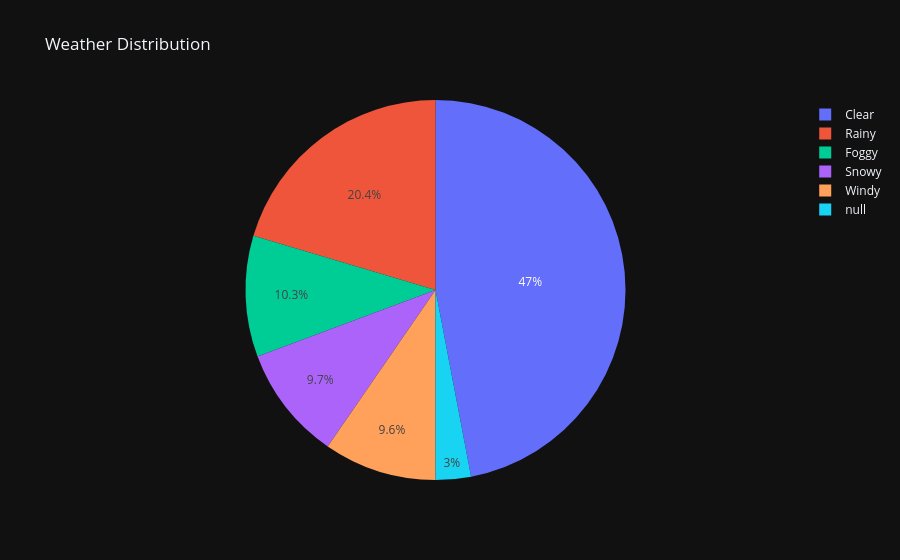

Notebook code cell kept with this figure:
### Code cell
fig = px.pie(df, names='Weather', title='Weather Distribution')
fig.show()

### Figure 1 — Plotly figure (JSON) as saved in the notebook; plotly's stock layout.template omitted (floating-point values rounded to 4 significant figures; data arrays with more than 128 entries replaced by an {"elided": "..."} marker saying what was removed)
{"data": [{"domain": {"x": [0, 1], "y": [0, 1]}, "hovertemplate": "Weather=%{label}<extra></extra>", "labels": {"elided": "1000 str values"}, "legendgroup": "", "name": "", "showlegend": true, "type": "pie"}], "layout": {"legend": {"tracegroupgap": 0}, "title": {"text": "Weather Distribution"}}}
